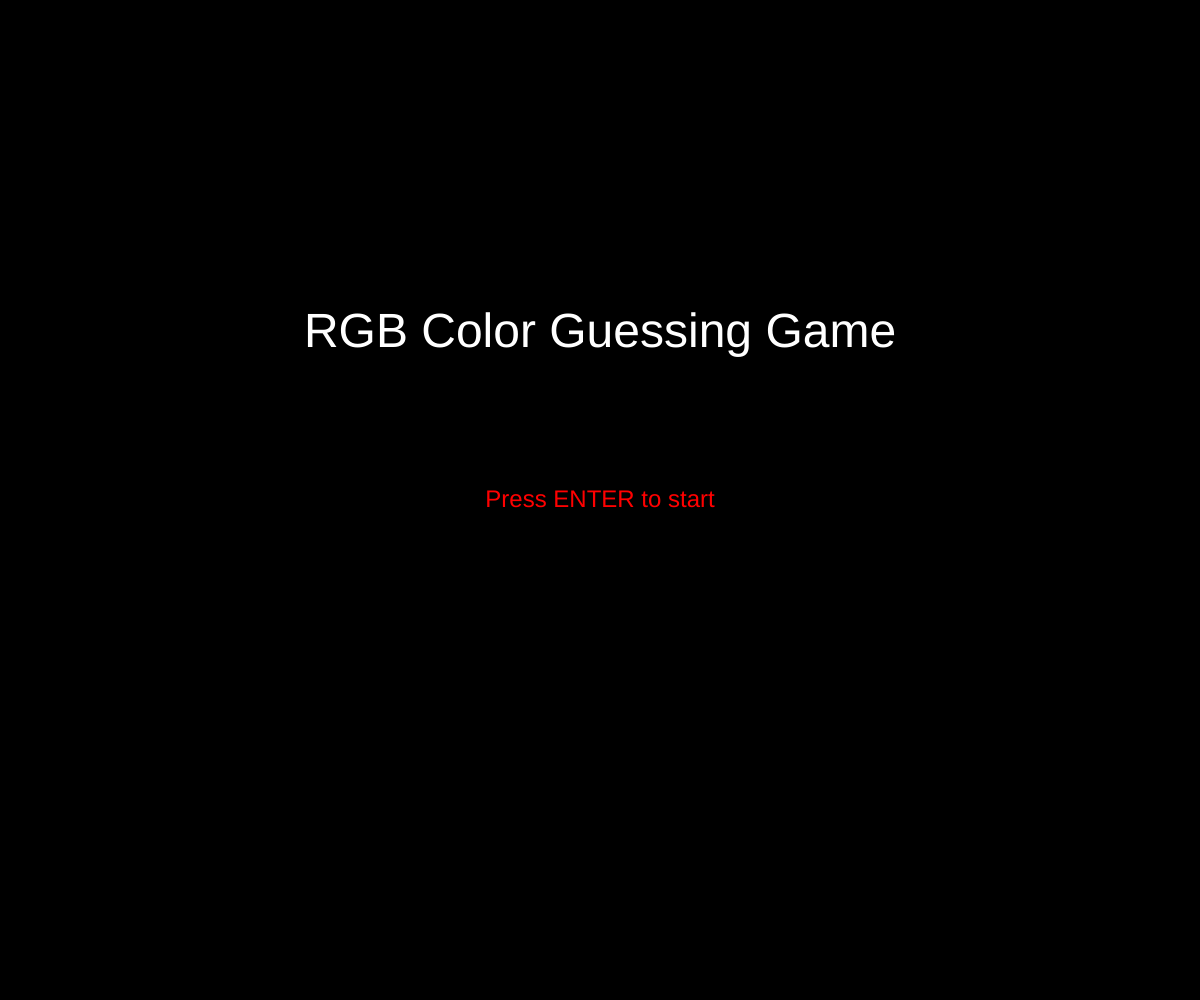
Frame 1 (no input)
Frame 60 (no input): identical to frame 1, image omitted
Frame 120 (the mouse pressed at the canvas centre since frame 60): identical to frame 1, image omitted

The p5.js sketch that drew this single still picture (run headless with seeded random() and noise() and a simulated clock; from frame 60 on, the mouse is pressed at the canvas centre):

// p5.js sketch
// ── sketch.js
let colors;
let Challenges = 1;
let maximumChallenges = 5;
let fail = false;
let win = false;
let colorOptions = [];
let title = 'title'; 

function setup() {
  createCanvas(windowWidth, windowHeight);
}

function draw() {
  background('black');

    if (title=='title'){
      pageTitle();
}
    if (title=='start'){
      pageStart();
    }
    if (title=='play'){
     pageGame();
}
    if (title=='end'){
      showEndPage();
    }
  
}

function pageTitle() {
  textAlign(CENTER, CENTER);
  textSize(48);
  fill(255);
  text('RGB Color Guessing Game', width / 2, height / 3);
  textSize(24);
  fill('red')
  text('Press ENTER to start', width / 2, height / 2);
}

function pageStart() {
  textAlign(CENTER, CENTER);
  textSize(36);
  fill(255);
  text('Rules:', width / 2, height / 4);
  textSize(24);
  text('Find the Color after guessing the color code, Correctly guess all the 5 challenges to win', width / 2, height / 3);
  fill('red')
  text('Enter to proceed' + Challenges, width / 2, height / 2);
}

function showEndPage() {
  fill(255)
  textAlign(CENTER, CENTER);
  textSize(48);
  if (win) {
    fill(0, 255, 0);
    text('Congratulations! You won!', width / 2, height / 1);
  } else {
    fill(255, 0, 0);
    text('You Lost! Refresh to try again.', width / 2, height / 2);
     text('Press Backspace to Restart', width / 2, height / 3);
    
  }
}

function pageGame() {
  if (fail) {
    title = 'end';
    return;
  }

  if (win) {
    title = 'end';
    return;
  }

  display();
  showQuestion();
  showChallenges();
}

function newChallenges() {
  colorOptions = [];
  colors = color(random(255), random(255), random(255));
  for (let i = 0; i < 3; i++) {
    if (i === 0) {
      colorOptions.push(colors);
    } else {
      colorOptions.push(color(random(255), random(255), random(255)));
    }
  }
  shuffle(colorOptions, true);
}

function display() {
  for (let i = 0; i < colorOptions.length; i++) {
    fill(colorOptions[i]);
    rect((i * width) / 3, height / 2 - 50, width / 3, 100);
  }
}

function showQuestion() {
  textSize(24);
  fill(255);
  textAlign(CENTER, TOP);
  
  text('Guess the real RGB color(' + red(colors) + ', ' + green(colors) + ', ' + blue(colors) + ')?', width / 2, 50);
}

function showChallenges() {
  textSize(24);
  fill(255);
  textAlign(LEFT, TOP);
  text('Challenges: ' + Challenges, 10, 10);
}

function mousePressed() {
  if (title !== 'play') return;

  for (let a = 0; a < colorOptions.length; a++) {
    if (mouseX > (a * width) / 3 && mouseX < ((a + 1) * width) / 3 &&
        mouseY > height / 2 - 50 && mouseY < height / 2 + 50) {
      if (colorOptions[a] === colors) {
        Challenges++;
        if (Challenges > maximumChallenges) {
          win = true;
        } else {
          newChallenges();
        }
      } else {
        fail = true;
      }
      break;
    }
  }
}

function keyPressed() {
  if (keyCode === ENTER) {
    if (title === 'title') {
      title = 'start';
    } else if (title === 'start') {
      title = 'play';
      newChallenges();
      if (keyCode === BACKSPACE) {
    title="title"}
    } 
  }
    
  else if (keyCode === BACKSPACE) {
    title="title"
    }
    
}
